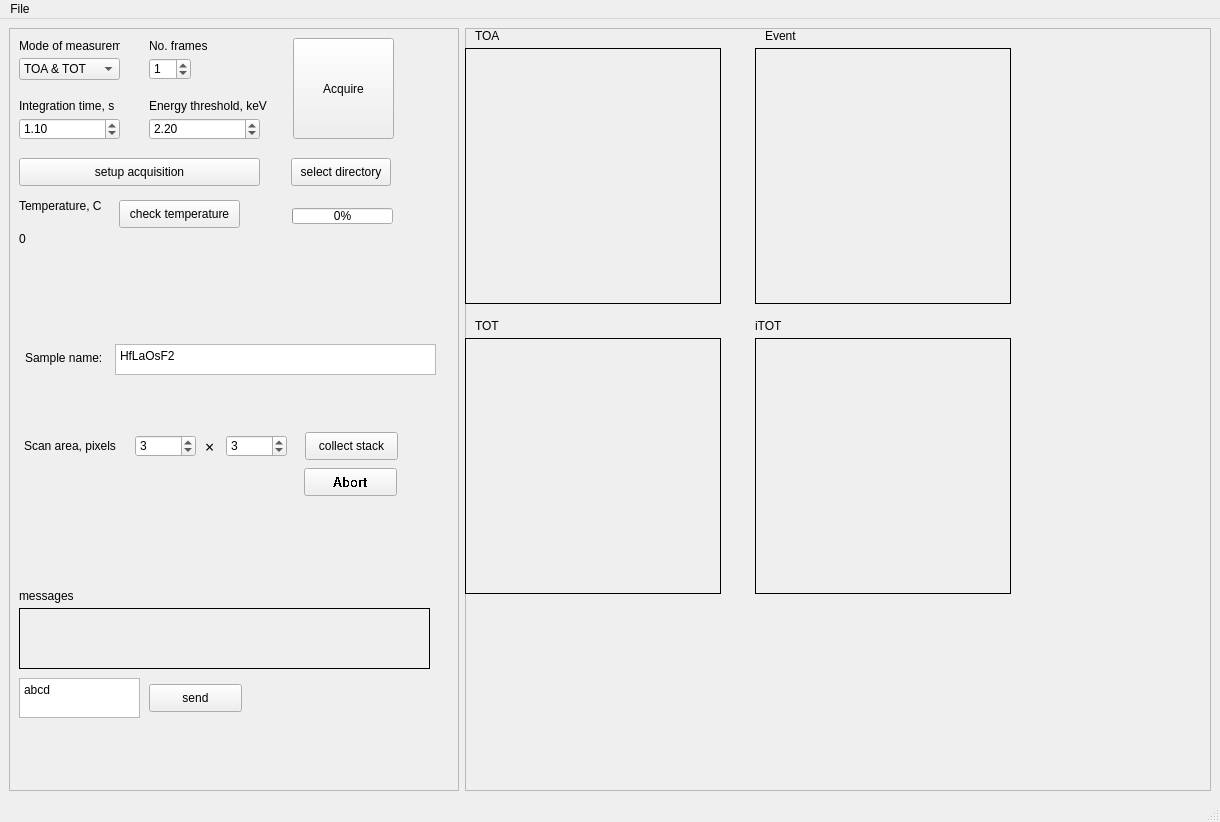
<?xml version="1.0" encoding="UTF-8"?>
<ui version="4.0">
 <class>MainWindow</class>
 <widget class="QMainWindow" name="MainWindow">
  <property name="geometry">
   <rect>
    <x>0</x>
    <y>0</y>
    <width>1220</width>
    <height>822</height>
   </rect>
  </property>
  <property name="windowTitle">
   <string>MainWindow</string>
  </property>
  <widget class="QWidget" name="centralwidget">
   <layout class="QHBoxLayout" name="horizontalLayout">
    <item>
     <widget class="QFrame" name="frame_1">
      <property name="sizePolicy">
       <sizepolicy hsizetype="Preferred" vsizetype="Preferred">
        <horstretch>0</horstretch>
        <verstretch>0</verstretch>
       </sizepolicy>
      </property>
      <property name="minimumSize">
       <size>
        <width>450</width>
        <height>500</height>
       </size>
      </property>
      <property name="maximumSize">
       <size>
        <width>450</width>
        <height>1000</height>
       </size>
      </property>
      <property name="frameShape">
       <enum>QFrame::StyledPanel</enum>
      </property>
      <property name="frameShadow">
       <enum>QFrame::Raised</enum>
      </property>
      <widget class="QLabel" name="label_9">
       <property name="geometry">
        <rect>
         <x>10</x>
         <y>170</y>
         <width>101</width>
         <height>16</height>
        </rect>
       </property>
       <property name="text">
        <string>Temperature, C</string>
       </property>
      </widget>
      <widget class="QProgressBar" name="progressBar">
       <property name="geometry">
        <rect>
         <x>283</x>
         <y>180</y>
         <width>101</width>
         <height>16</height>
        </rect>
       </property>
       <property name="value">
        <number>0</number>
       </property>
      </widget>
      <widget class="QPushButton" name="pushButton_select_directory">
       <property name="geometry">
        <rect>
         <x>282</x>
         <y>130</y>
         <width>100</width>
         <height>28</height>
        </rect>
       </property>
       <property name="text">
        <string>select directory</string>
       </property>
      </widget>
      <widget class="QLabel" name="label_temperature">
       <property name="geometry">
        <rect>
         <x>10</x>
         <y>190</y>
         <width>101</width>
         <height>41</height>
        </rect>
       </property>
       <property name="text">
        <string>0</string>
       </property>
       <property name="wordWrap">
        <bool>true</bool>
       </property>
      </widget>
      <widget class="QPushButton" name="pushButton_setup_acquisition">
       <property name="geometry">
        <rect>
         <x>10</x>
         <y>130</y>
         <width>241</width>
         <height>28</height>
        </rect>
       </property>
       <property name="text">
        <string>setup acquisition</string>
       </property>
      </widget>
      <widget class="QLabel" name="label">
       <property name="geometry">
        <rect>
         <x>10</x>
         <y>10</y>
         <width>101</width>
         <height>16</height>
        </rect>
       </property>
       <property name="text">
        <string>Mode of measurement</string>
       </property>
      </widget>
      <widget class="QSpinBox" name="spinBox_number_of_frames">
       <property name="geometry">
        <rect>
         <x>140</x>
         <y>30</y>
         <width>42</width>
         <height>22</height>
        </rect>
       </property>
       <property name="maximum">
        <number>10000</number>
       </property>
       <property name="value">
        <number>1</number>
       </property>
      </widget>
      <widget class="QLabel" name="label_4">
       <property name="geometry">
        <rect>
         <x>140</x>
         <y>10</y>
         <width>71</width>
         <height>16</height>
        </rect>
       </property>
       <property name="text">
        <string>No. frames</string>
       </property>
      </widget>
      <widget class="QDoubleSpinBox" name="spinBox_energy_threshold">
       <property name="geometry">
        <rect>
         <x>140</x>
         <y>90</y>
         <width>111</width>
         <height>22</height>
        </rect>
       </property>
       <property name="value">
        <double>2.200000000000000</double>
       </property>
      </widget>
      <widget class="QComboBox" name="comboBox_mode_of_measurement">
       <property name="geometry">
        <rect>
         <x>10</x>
         <y>30</y>
         <width>101</width>
         <height>22</height>
        </rect>
       </property>
       <item>
        <property name="text">
         <string>TOA &amp; TOT</string>
        </property>
       </item>
       <item>
        <property name="text">
         <string>TOA</string>
        </property>
       </item>
       <item>
        <property name="text">
         <string>EVENT_iTOT</string>
        </property>
       </item>
       <item>
        <property name="text">
         <string>TOT_not_TOA</string>
        </property>
       </item>
      </widget>
      <widget class="QPushButton" name="pushButton_acquire">
       <property name="geometry">
        <rect>
         <x>284</x>
         <y>10</y>
         <width>101</width>
         <height>101</height>
        </rect>
       </property>
       <property name="text">
        <string>Acquire</string>
       </property>
      </widget>
      <widget class="QLabel" name="label_2">
       <property name="geometry">
        <rect>
         <x>10</x>
         <y>70</y>
         <width>111</width>
         <height>16</height>
        </rect>
       </property>
       <property name="text">
        <string>Integration time, s</string>
       </property>
      </widget>
      <widget class="QDoubleSpinBox" name="spinBox_integration_time">
       <property name="geometry">
        <rect>
         <x>10</x>
         <y>90</y>
         <width>101</width>
         <height>22</height>
        </rect>
       </property>
       <property name="maximum">
        <double>10000000.000000000000000</double>
       </property>
       <property name="value">
        <double>1.100000000000000</double>
       </property>
      </widget>
      <widget class="QLabel" name="label_3">
       <property name="geometry">
        <rect>
         <x>140</x>
         <y>70</y>
         <width>131</width>
         <height>16</height>
        </rect>
       </property>
       <property name="text">
        <string>Energy threshold, keV</string>
       </property>
      </widget>
      <widget class="QLabel" name="label_messages">
       <property name="geometry">
        <rect>
         <x>10</x>
         <y>580</y>
         <width>411</width>
         <height>61</height>
        </rect>
       </property>
       <property name="frameShape">
        <enum>QFrame::Panel</enum>
       </property>
       <property name="text">
        <string/>
       </property>
       <property name="wordWrap">
        <bool>true</bool>
       </property>
      </widget>
      <widget class="QPlainTextEdit" name="plainTextEdit_command_to_server">
       <property name="geometry">
        <rect>
         <x>10</x>
         <y>650</y>
         <width>121</width>
         <height>40</height>
        </rect>
       </property>
       <property name="plainText">
        <string>abcd</string>
       </property>
      </widget>
      <widget class="QPushButton" name="pushButton_send_to_server">
       <property name="geometry">
        <rect>
         <x>140</x>
         <y>656</y>
         <width>93</width>
         <height>28</height>
        </rect>
       </property>
       <property name="text">
        <string>send</string>
       </property>
      </widget>
      <widget class="QLabel" name="label_10">
       <property name="geometry">
        <rect>
         <x>10</x>
         <y>560</y>
         <width>81</width>
         <height>16</height>
        </rect>
       </property>
       <property name="text">
        <string>messages</string>
       </property>
      </widget>
      <widget class="QLabel" name="label_acquisition_progress">
       <property name="geometry">
        <rect>
         <x>280</x>
         <y>200</y>
         <width>101</width>
         <height>16</height>
        </rect>
       </property>
       <property name="text">
        <string/>
       </property>
      </widget>
      <widget class="QPushButton" name="pushButton_check_temperature">
       <property name="geometry">
        <rect>
         <x>110</x>
         <y>172</y>
         <width>121</width>
         <height>28</height>
        </rect>
       </property>
       <property name="text">
        <string>check temperature</string>
       </property>
      </widget>
      <widget class="QLabel" name="label_demo_mode">
       <property name="geometry">
        <rect>
         <x>10</x>
         <y>716</y>
         <width>201</width>
         <height>21</height>
        </rect>
       </property>
       <property name="font">
        <font>
         <family>Arial Black</family>
         <pointsize>10</pointsize>
         <weight>75</weight>
         <bold>true</bold>
        </font>
       </property>
       <property name="text">
        <string/>
       </property>
       <property name="wordWrap">
        <bool>true</bool>
       </property>
      </widget>
      <widget class="QLabel" name="label_5">
       <property name="geometry">
        <rect>
         <x>16</x>
         <y>322</y>
         <width>91</width>
         <height>16</height>
        </rect>
       </property>
       <property name="text">
        <string>Sample name:</string>
       </property>
      </widget>
      <widget class="QPlainTextEdit" name="plainTextEdit_sample_name">
       <property name="geometry">
        <rect>
         <x>106</x>
         <y>316</y>
         <width>321</width>
         <height>31</height>
        </rect>
       </property>
       <property name="plainText">
        <string>HfLaOsF2</string>
       </property>
      </widget>
      <widget class="QLabel" name="label_6">
       <property name="geometry">
        <rect>
         <x>15</x>
         <y>410</y>
         <width>111</width>
         <height>16</height>
        </rect>
       </property>
       <property name="text">
        <string>Scan area, pixels</string>
       </property>
      </widget>
      <widget class="QSpinBox" name="spinBox_scan_pixels_i">
       <property name="geometry">
        <rect>
         <x>126</x>
         <y>407</y>
         <width>61</width>
         <height>22</height>
        </rect>
       </property>
       <property name="minimum">
        <number>1</number>
       </property>
       <property name="maximum">
        <number>100000</number>
       </property>
       <property name="value">
        <number>3</number>
       </property>
      </widget>
      <widget class="QLabel" name="label_7">
       <property name="geometry">
        <rect>
         <x>196</x>
         <y>410</y>
         <width>20</width>
         <height>16</height>
        </rect>
       </property>
       <property name="font">
        <font>
         <family>Arial Black</family>
         <pointsize>12</pointsize>
        </font>
       </property>
       <property name="text">
        <string>×</string>
       </property>
      </widget>
      <widget class="QSpinBox" name="spinBox_scan_pixels_j">
       <property name="geometry">
        <rect>
         <x>217</x>
         <y>407</y>
         <width>61</width>
         <height>22</height>
        </rect>
       </property>
       <property name="minimum">
        <number>1</number>
       </property>
       <property name="maximum">
        <number>10000</number>
       </property>
       <property name="value">
        <number>3</number>
       </property>
      </widget>
      <widget class="QPushButton" name="pushButton_collect_stack">
       <property name="geometry">
        <rect>
         <x>296</x>
         <y>404</y>
         <width>93</width>
         <height>28</height>
        </rect>
       </property>
       <property name="text">
        <string>collect stack</string>
       </property>
      </widget>
      <widget class="QLabel" name="label_current_i">
       <property name="geometry">
        <rect>
         <x>126</x>
         <y>386</y>
         <width>55</width>
         <height>16</height>
        </rect>
       </property>
       <property name="text">
        <string/>
       </property>
      </widget>
      <widget class="QLabel" name="label_current_j">
       <property name="geometry">
        <rect>
         <x>216</x>
         <y>387</y>
         <width>55</width>
         <height>16</height>
        </rect>
       </property>
       <property name="text">
        <string/>
       </property>
      </widget>
      <widget class="QPushButton" name="pushButton_abort_stack_collection">
       <property name="geometry">
        <rect>
         <x>295</x>
         <y>440</y>
         <width>93</width>
         <height>28</height>
        </rect>
       </property>
       <property name="font">
        <font>
         <family>Arial</family>
         <pointsize>10</pointsize>
         <weight>75</weight>
         <bold>true</bold>
         <stylestrategy>NoAntialias</stylestrategy>
        </font>
       </property>
       <property name="text">
        <string>Abort</string>
       </property>
      </widget>
     </widget>
    </item>
    <item>
     <widget class="QFrame" name="frame">
      <property name="sizePolicy">
       <sizepolicy hsizetype="Ignored" vsizetype="Ignored">
        <horstretch>0</horstretch>
        <verstretch>0</verstretch>
       </sizepolicy>
      </property>
      <property name="frameShape">
       <enum>QFrame::StyledPanel</enum>
      </property>
      <property name="frameShadow">
       <enum>QFrame::Raised</enum>
      </property>
      <widget class="QLabel" name="label_image_frame1">
       <property name="geometry">
        <rect>
         <x>0</x>
         <y>20</y>
         <width>256</width>
         <height>256</height>
        </rect>
       </property>
       <property name="sizePolicy">
        <sizepolicy hsizetype="Ignored" vsizetype="Ignored">
         <horstretch>0</horstretch>
         <verstretch>0</verstretch>
        </sizepolicy>
       </property>
       <property name="minimumSize">
        <size>
         <width>256</width>
         <height>256</height>
        </size>
       </property>
       <property name="frameShape">
        <enum>QFrame::Box</enum>
       </property>
       <property name="text">
        <string/>
       </property>
      </widget>
      <widget class="QLabel" name="label_image_frame2">
       <property name="geometry">
        <rect>
         <x>0</x>
         <y>310</y>
         <width>256</width>
         <height>256</height>
        </rect>
       </property>
       <property name="frameShape">
        <enum>QFrame::Box</enum>
       </property>
       <property name="text">
        <string/>
       </property>
      </widget>
      <widget class="QLabel" name="label_measurement_type1">
       <property name="geometry">
        <rect>
         <x>10</x>
         <y>0</y>
         <width>55</width>
         <height>16</height>
        </rect>
       </property>
       <property name="text">
        <string>TOA</string>
       </property>
      </widget>
      <widget class="QLabel" name="label_measurement_type2">
       <property name="geometry">
        <rect>
         <x>10</x>
         <y>290</y>
         <width>55</width>
         <height>16</height>
        </rect>
       </property>
       <property name="text">
        <string>TOT</string>
       </property>
      </widget>
      <widget class="QLabel" name="label_image_frame3">
       <property name="geometry">
        <rect>
         <x>290</x>
         <y>20</y>
         <width>256</width>
         <height>256</height>
        </rect>
       </property>
       <property name="frameShape">
        <enum>QFrame::Box</enum>
       </property>
       <property name="text">
        <string/>
       </property>
      </widget>
      <widget class="QLabel" name="label_measurement_type3">
       <property name="geometry">
        <rect>
         <x>300</x>
         <y>0</y>
         <width>55</width>
         <height>16</height>
        </rect>
       </property>
       <property name="text">
        <string>Event</string>
       </property>
      </widget>
      <widget class="QLabel" name="label_image_frame4">
       <property name="geometry">
        <rect>
         <x>290</x>
         <y>310</y>
         <width>256</width>
         <height>256</height>
        </rect>
       </property>
       <property name="frameShape">
        <enum>QFrame::Box</enum>
       </property>
       <property name="text">
        <string/>
       </property>
      </widget>
      <widget class="QLabel" name="label_measurement_type4">
       <property name="geometry">
        <rect>
         <x>290</x>
         <y>290</y>
         <width>55</width>
         <height>16</height>
        </rect>
       </property>
       <property name="text">
        <string>iTOT</string>
       </property>
      </widget>
     </widget>
    </item>
   </layout>
  </widget>
  <widget class="QMenuBar" name="menubar">
   <property name="geometry">
    <rect>
     <x>0</x>
     <y>0</y>
     <width>1220</width>
     <height>26</height>
    </rect>
   </property>
   <widget class="QMenu" name="menuFile">
    <property name="title">
     <string>File</string>
    </property>
    <addaction name="actionOpen"/>
    <addaction name="actionSave"/>
    <addaction name="actionSave_as"/>
    <addaction name="separator"/>
    <addaction name="actionExit"/>
   </widget>
   <addaction name="menuFile"/>
  </widget>
  <widget class="QStatusBar" name="statusbar"/>
  <action name="actionOpen">
   <property name="text">
    <string>Open</string>
   </property>
  </action>
  <action name="actionSave">
   <property name="text">
    <string>Save</string>
   </property>
  </action>
  <action name="actionSave_as">
   <property name="text">
    <string>Save as</string>
   </property>
  </action>
  <action name="actionExit">
   <property name="text">
    <string>Exit</string>
   </property>
  </action>
 </widget>
 <resources/>
 <connections/>
</ui>
